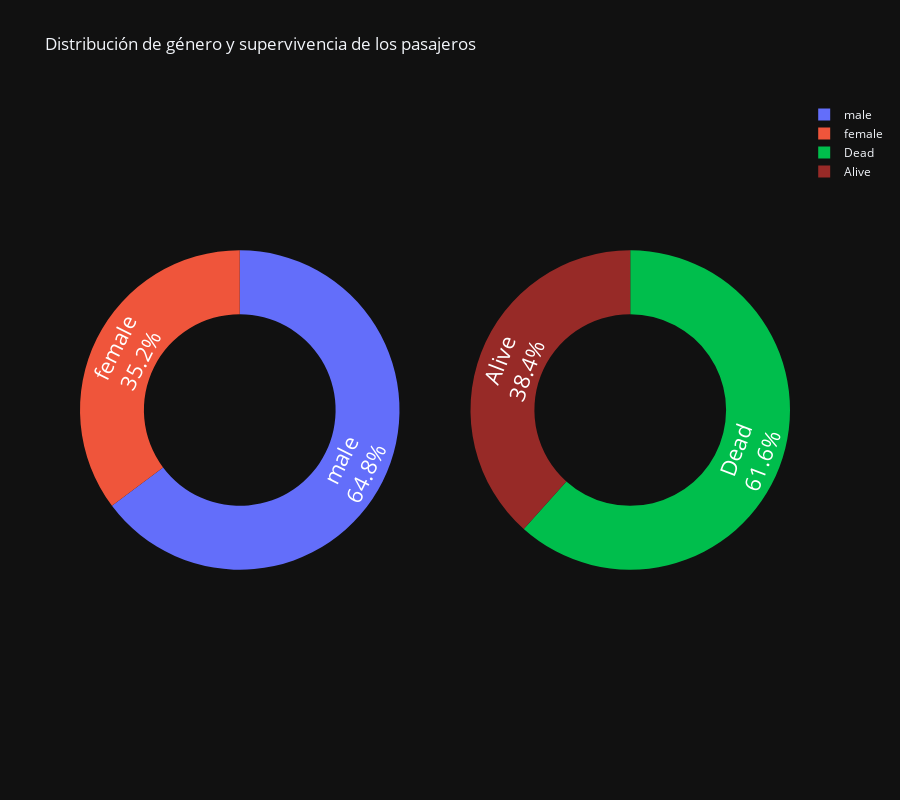

This figure's notebook cell:
### Code cell
# Group by gender and count the number of passengers
gender_counts = titan.groupby('SEX')['PASSENGERID'].count().reset_index()

# Group by survival and count the number of passengers
survival_counts = titan.groupby('SURVIVED')['PASSENGERID'].count().reset_index()

# Create subplots with two rows and one column
donuts = make_subplots(rows=1, cols=2, specs=[[{'type': 'pie'},{'type': 'pie'}]])

# Add the first pie chart to the first row
donuts.add_trace(
    go.Pie(
        labels=gender_counts['SEX'],
        values=gender_counts['PASSENGERID'],
        hole=0.6,
        name='Género',
        textinfo='percent+label',
        hoverinfo='label+percent',
        showlegend=True,
    ),
    row=1, col=1,
)

# Add the second pie chart to the second row
donuts.add_trace(
    go.Pie(
        labels=survival_counts['SURVIVED'],
        values=survival_counts['PASSENGERID'],
        hole=0.6,
        name='Supervivencia',
        marker=dict(colors=colores),
        textinfo='percent+label',
        hoverinfo='label+percent',
        showlegend=True,
    ),
    row=1, col=2,
)

donuts.update_traces(
    textfont=dict(color='white', size=25),
    hovertemplate=None,
    textposition='inside',
)

# Set the title and layout of the figure
donuts.update_layout(
    title='Distribución de género y supervivencia de los pasajeros',
    height=800,
    showlegend=True,template = 'plotly_dark'
)

# Show the figure
donuts.show()

### Figure 1 — Plotly figure (JSON) as saved in the notebook; plotly's stock layout.template omitted (floating-point values rounded to 4 significant figures)
{"data": [{"domain": {"x": [0, 0.45], "y": [0, 1]}, "hole": 0.6, "hoverinfo": "label+percent", "labels": ["female", "male"], "name": "Género", "showlegend": true, "textfont": {"color": "white", "size": 25}, "textinfo": "percent+label", "textposition": "inside", "type": "pie", "values": [314, 577]}, {"domain": {"x": [0.55, 1], "y": [0, 1]}, "hole": 0.6, "hoverinfo": "label+percent", "labels": ["Alive", "Dead"], "marker": {"colors": ["#972a27", "#00be4c"]}, "name": "Supervivencia", "showlegend": true, "textfont": {"color": "white", "size": 25}, "textinfo": "percent+label", "textposition": "inside", "type": "pie", "values": [342, 549]}], "layout": {"height": 800, "showlegend": true, "title": {"text": "Distribución de género y supervivencia de los pasajeros"}}}
